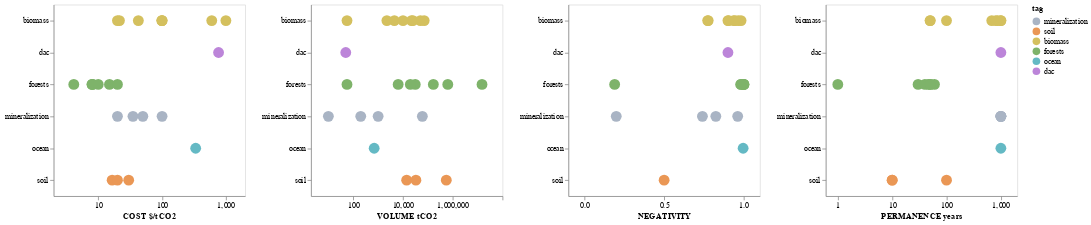

Write notebook code for a chart like this one.
### Code cell
# selectors
brush = alt.selection_interval(encodings=['x', 'y'])
click = alt.selection_multi()

# chart
chart = alt.Chart(metrics_df.reset_index()).mark_circle(size=200).encode(
    color=color_scale,
    opacity=alt.condition(brush | click, alt.OpacityValue(1), alt.OpacityValue(0.4)),
    tooltip=tooltip
).properties(
    width=250,
    height=250
).add_selection(
    brush, click
)

# hconcat
(
    chart.encode(
        alt.X('cost', 
              axis=alt.Axis(title='COST $/tCO2', tickCount=3), 
              scale=alt.Scale(type='log', domain=[2, 2000], nice=False)),
        alt.Y('tag', axis=alt.Axis(title=''))
    ) |
    chart.encode(
        alt.X('volume', 
              axis=alt.Axis(title='VOLUME tCO2', tickCount=3), 
              scale=alt.Scale(type='log', domain=[2, 100000000])),
        alt.Y('tag', axis=alt.Axis(title=''))
    ) |
    chart.encode(
        alt.X('negativity', 
              axis=alt.Axis(title='NEGATIVITY', tickCount=2), 
              scale=alt.Scale(domain=[-0.1, 1.1])),
        alt.Y('tag', axis=alt.Axis(title=''))
    ) |
    chart.encode(
        alt.X('permanence', 
              axis=alt.Axis(title='PERMANENCE years', tickCount=3), 
              scale=alt.Scale(type='log', domain=[0.6, 2000], nice=False)),
        alt.Y('tag', axis=alt.Axis(title='')))
).configure_axis(grid=False).resolve_scale(
    y='shared'
)

### Figure 1 — Vega-Lite specification as saved in the notebook (floating-point values rounded to 4 significant figures)
{"config": {"view": {"continuousWidth": 400, "continuousHeight": 300}, "axis": {"grid": false}}, "hconcat": [{"mark": {"type": "circle", "size": 200}, "encoding": {"color": {"type": "nominal", "field": "tag", "scale": {"domain": ["mineralization", "soil", "biomass", "forests", "ocean", "dac"], "range": ["#a9b4c4", "#ea9755", "#d4c05e", "#7eb36a", "#64b9c4", "#bc85d9"]}}, "opacity": {"condition": {"value": 1, "selection": {"or": ["selector001", "selector002"]}}, "value": 0.4}, "tooltip": [{"type": "nominal", "field": "name"}, {"type": "quantitative", "field": "volume"}, {"type": "quantitative", "field": "cost"}, {"type": "quantitative", "field": "permanence"}, {"type": "quantitative", "field": "negativity"}], "x": {"type": "quantitative", "axis": {"tickCount": 3, "title": "COST $/tCO2"}, "field": "cost", "scale": {"domain": [2, 2000], "nice": false, "type": "log"}}, "y": {"type": "nominal", "axis": {"title": ""}, "field": "tag"}}, "height": 250, "selection": {"selector001": {"type": "interval", "encodings": ["x", "y"]}, "selector002": {"type": "multi"}}, "width": 250}, {"mark": {"type": "circle", "size": 200}, "encoding": {"color": {"type": "nominal", "field": "tag", "scale": {"domain": ["mineralization", "soil", "biomass", "forests", "ocean", "dac"], "range": ["#a9b4c4", "#ea9755", "#d4c05e", "#7eb36a", "#64b9c4", "#bc85d9"]}}, "opacity": {"condition": {"value": 1, "selection": {"or": ["selector001", "selector002"]}}, "value": 0.4}, "tooltip": [{"type": "nominal", "field": "name"}, {"type": "quantitative", "field": "volume"}, {"type": "quantitative", "field": "cost"}, {"type": "quantitative", "field": "permanence"}, {"type": "quantitative", "field": "negativity"}], "x": {"type": "quantitative", "axis": {"tickCount": 3, "title": "VOLUME tCO2"}, "field": "volume", "scale": {"domain": [2, 100000000], "type": "log"}}, "y": {"type": "nominal", "axis": {"title": ""}, "field": "tag"}}, "height": 250, "selection": {"selector001": {"type": "interval", "encodings": ["x", "y"]}, "selector002": {"type": "multi"}}, "width": 250}, {"mark": {"type": "circle", "size": 200}, "encoding": {"color": {"type": "nominal", "field": "tag", "scale": {"domain": ["mineralization", "soil", "biomass", "forests", "ocean", "dac"], "range": ["#a9b4c4", "#ea9755", "#d4c05e", "#7eb36a", "#64b9c4", "#bc85d9"]}}, "opacity": {"condition": {"value": 1, "selection": {"or": ["selector001", "selector002"]}}, "value": 0.4}, "tooltip": [{"type": "nominal", "field": "name"}, {"type": "quantitative", "field": "volume"}, {"type": "quantitative", "field": "cost"}, {"type": "quantitative", "field": "permanence"}, {"type": "quantitative", "field": "negativity"}], "x": {"type": "quantitative", "axis": {"tickCount": 2, "title": "NEGATIVITY"}, "field": "negativity", "scale": {"domain": [-0.1, 1.1]}}, "y": {"type": "nominal", "axis": {"title": ""}, "field": "tag"}}, "height": 250, "selection": {"selector001": {"type": "interval", "encodings": ["x", "y"]}, "selector002": {"type": "multi"}}, "width": 250}, {"mark": {"type": "circle", "size": 200}, "encoding": {"color": {"type": "nominal", "field": "tag", "scale": {"domain": ["mineralization", "soil", "biomass", "forests", "ocean", "dac"], "range": ["#a9b4c4", "#ea9755", "#d4c05e", "#7eb36a", "#64b9c4", "#bc85d9"]}}, "opacity": {"condition": {"value": 1, "selection": {"or": ["selector001", "selector002"]}}, "value": 0.4}, "tooltip": [{"type": "nominal", "field": "name"}, {"type": "quantitative", "field": "volume"}, {"type": "quantitative", "field": "cost"}, {"type": "quantitative", "field": "permanence"}, {"type": "quantitative", "field": "negativity"}], "x": {"type": "quantitative", "axis": {"tickCount": 3, "title": "PERMANENCE years"}, "field": "permanence", "scale": {"domain": [0.6, 2000], "nice": false, "type": "log"}}, "y": {"type": "nominal", "axis": {"title": ""}, "field": "tag"}}, "height": 250, "selection": {"selector001": {"type": "interval", "encodings": ["x", "y"]}, "selector002": {"type": "multi"}}, "width": 250}], "data": {"name": "data-7b87862da07e7f190abdacf9f24361f1"}, "resolve": {"scale": {"y": "shared"}}, "$schema": "https://vega.github.io/schema/vega-lite/v4.0.2.json", "datasets": {"data-7b87862da07e7f190abdacf9f24361f1": [{"name": "Climeworks", "cost": 767.5, "volume": 50.0, "negativity": 0.9, "permanence": 1000.0, "tag": "dac"}, {"name": "CarbonCure", "cost": 100.0, "volume": 60000.0, "negativity": 0.824, "permanence": 1000.0, "tag": "mineralization"}, {"name": "Nori Harborview Farms", "cost": 16.5, "volume": 14010.0, "negativity": null, "permanence": 10.0, "tag": "soil"}, {"name": "Indigo Ag", "cost": 20.0, "volume": 550000.0, "negativity": null, "permanence": 100.0, "tag": "soil"}, {"name": "Biorecro", "cost": 99.0, "volume": 50000.0, "negativity": 0.9, "permanence": 1000.0, "tag": "biomass"}, {"name": "Carbo Culture", "cost": 1000.0, "volume": 56.0, "negativity": 0.965, "permanence": 680.0, "tag": "biomass"}, {"name": "Droneseed", "cost": 8.23, "volume": 31030.0, "negativity": 1.0, "permanence": 51.0, "tag": "forests"}, {"name": "Pachama Rip's Redwoods and Guanare", "cost": 8.0, "volume": 165800.0, "negativity": 0.19, "permanence": 46.0, "tag": "forests"}, {"name": "Ocean-based Climate Solutions", "cost": 336.1, "volume": 693.0, "negativity": 0.995, "permanence": 1000.0, "tag": "ocean"}, {"name": "Soil Value Exchange", "cost": 30.0, "volume": 33000.0, "negativity": 0.5, "permanence": 10.0, "tag": "soil"}, {"name": "GreenSand", "cost": 35.0, "volume": 1000.0, "negativity": 0.74, "permanence": 1000.0, "tag": "mineralization"}, {"name": "SilviaTerra", "cost": 15.0, "volume": 15000000.0, "negativity": 0.999, "permanence": 1.0, "tag": "forests"}, {"name": "Breadtree Farms", "cost": 4.14, "volume": 56.0, "negativity": 0.982, "permanence": 30.0, "tag": "forests"}, {"name": "Ecoera", "cost": 100.0, "volume": 4500.0, "negativity": 0.982, "permanence": 869.0, "tag": "biomass"}, {"name": "Finnish Log House Industry Association", "cost": 20.0, "volume": 25000.0, "negativity": 0.776, "permanence": 50.0, "tag": "biomass"}, {"name": "Ekovilla", "cost": 21.5, "volume": 21850.0, "negativity": 0.935, "permanence": 50.0, "tag": "biomass"}, {"name": "Carbofex", "cost": 100.0, "volume": 2250.0, "negativity": 0.944, "permanence": 807.0, "tag": "biomass"}, {"name": "Vandersanden", "cost": 20.0, "volume": 10.0, "negativity": 0.2, "permanence": 1000.0, "tag": "mineralization"}, {"name": "Future Forest", "cost": 20.0, "volume": 6380.0, "negativity": 0.995, "permanence": 60.0, "tag": "forests"}, {"name": "Carbon Sequestration Inc", "cost": 42.5, "volume": 71020.0, "negativity": 0.904, "permanence": 100.0, "tag": "biomass"}, {"name": "Bluesource Doe Mountain", "cost": 8.0, "volume": 631800.0, "negativity": 1.0, "permanence": 40.0, "tag": "forests"}, {"name": "Rizome", "cost": 10.0, "volume": 19700.0, "negativity": 0.98, "permanence": 50.0, "tag": "forests"}, {"name": "Project Vesta", "cost": 50.0, "volume": 200.0, "negativity": 0.961, "permanence": 1000.0, "tag": "mineralization"}, {"name": "Charm Industrial", "cost": 600.0, "volume": 10000.0, "negativity": 0.773, "permanence": 1000.0, "tag": "biomass"}]}}
